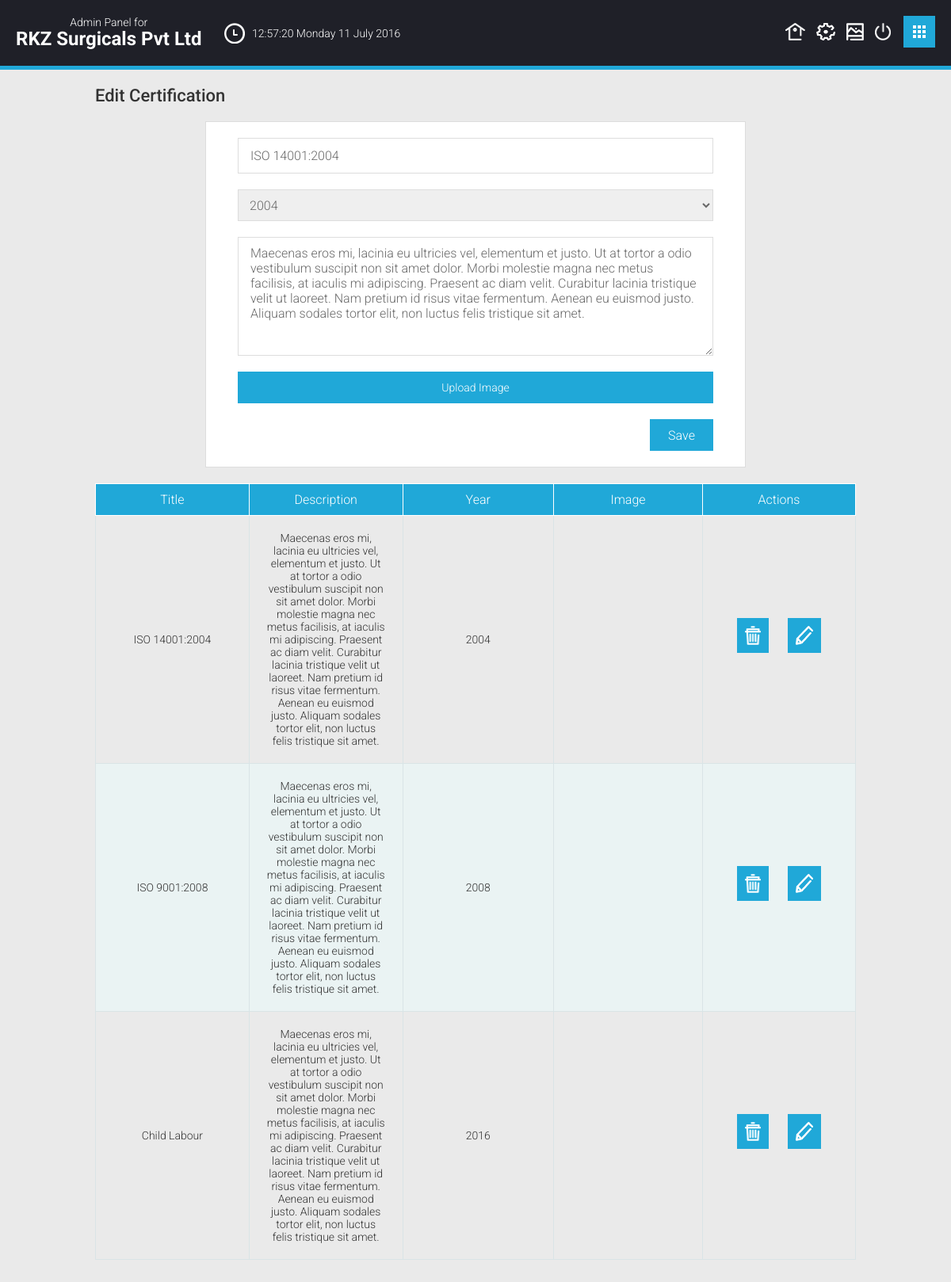
Screenshot of /admin/edit.php?page=certification&&id=1 (signed in) with the database file from the repository.
### tables this page shows
CREATE TABLE `certification` (
  `id` int(11) NOT NULL,
  `title` varchar(255) NOT NULL,
  `description` text NOT NULL,
  `year` varchar(255) NOT NULL,
  `url` varchar(255) NOT NULL
);

### admin/tables.php (the view, shortened to what this page needs)
<?php
function table ($table_name){
?>
	<?php if($table_name == 'certification'){ ?>
		<table width="100%" border="0" cellpadding="0" cellspacing="0">
			<tr>
				<th>Title</th>
				<th>Description</th>
				<th>Year</th>
				<th>Image</th>
				<th>Actions</th>
			</tr>
			<?php
				$query = mysql_query("SELECT * FROM certification");
				$count = mysql_num_rows($query);
				if($count > 0){
					while($rows = mysql_fetch_array($query)){
						$id = $rows['id'];
						$title = $rows['title'];
						$desc = $rows['description'];
						$year = $rows['year'];
						$url = $rows['url'];
			?>
				<tr>
					<td><?php if(!empty($title)){ echo $title; }else{ echo 'No Data Available'; } ?></td>
					<td><?php if(!empty($desc)){ echo $desc; }else{ echo 'No Data Available'; } ?></td>
					<td><?php if(!empty($year)){ echo $year; }else{ echo 'No Data Available'; } ?></td>
					<td><?php if(!empty($url)){ echo '<img src="../'.$url.'" alt="">'; }else{ echo 'No Data Available'; } ?></td>
					<td width="160">
						<a class="btn del" href="<?php echo $id ?>" data-rel="certification" title="Delete">Delete</a>
						<a class="btn edit" href="edit.php?page=certification&&id=<?php echo $id; ?>" title="Edit">Edit</a>
					</td>
				</tr>
				<?php }
				}?>
		</table>
	<?php } ?>
<?php } ?>

### admin/forms.php (shortened to what this page needs)
<?php function forms ($form_name, $page='', $id=''){ ?>
	<?php if($form_name == 'certification-add' || $form_name == 'certification-edit'){
		if($form_name == 'certification-edit'){
			$query = mysql_query("SELECT * FROM $page WHERE id = $id");
			$count = mysql_num_rows($query);
			if($count > 0){
				while($rows = mysql_fetch_array($query)){
					$title = $rows['title'];
					$desc = $rows['description'];
					$year = $rows['year'];
				}
			}
		}
		if($form_name == 'certification-add'){ ?>
			<h2>Add Certification</h2>
			<form class="edit-form certification-form" id="<?php echo $form_name; ?>" action="" method="post" enctype="multipart/form-data">
		<?php }else{ ?>
			<h2>Edit Certification</h2>
			<form class="edit-form certification-form" id="<?php echo $form_name; ?>" action="" method="post" enctype="multipart/form-data">
		<?php } ?>
				<fieldset>
					<input type="text" class="certification-title" name="certification-title" placeholder="Title" <?php if($form_name == 'certification-edit'){ echo 'value="'.$title.'"'; }?>>
					<select name="year" class="year">
						<?php
							$year_count = '1998';
							for($i='1'; $i<=20; $i++){
								$full_year = $i+$year_count;
								if($form_name == 'certification-add'){
									echo '<option value="'.$full_year.'">'.$full_year.'</option>';
								}else{
									if($year == $full_year){
										echo '<option selected value="'.$full_year.'">'.$full_year.'</option>';
									}else{
										echo '<option value="'.$full_year.'">'.$full_year.'</option>';
									}
								}
							}
						?>
					</select>
					<textarea class="certification-desc" name="certification-desc" placeholder="Description" cols="30" rows="10"><?php if($form_name == 'certification-edit'){ echo $desc; }?></textarea>
					<div class="file">
						<span class="file-btn">Upload Image</span>
					</div>
					<input type="submit" value="<?php if($form_name == 'certification-edit'){ echo 'Save'; }else{ echo 'Add'; }?>">
				</fieldset>
			</form>
	<?php } ?>
<?php } ?>

### admin/css/all.css (style rules this page uses)
* { max-height: 100000px; }
body { font: 300 14px/16px "Roboto", Arial, sans-serif; margin: 0; min-width: 960px; background:#eaeaea; padding:88px 0 0; }
a { text-decoration: none; color: #fff; }
input, textarea, select { font: 300 16px/19px "Roboto", Arial, sans-serif; vertical-align: middle; color: #696969; }
form, fieldset { margin: 0; padding: 0; border-style: none; }
.edit-form, .form-login { border: 1px solid #ddd; max-width: 600px; margin: 0 auto 20px; padding: 20px 40px; background: #fff; }
.edit-form .file { position:relative; margin:0 0 20px; }
.edit-form .file-btn { width: 100%; height: 40px; background: #20a8d8; border: none; padding: 0; margin: 0; display:block; cursor: pointer; color: #fff; line-height:40px; text-align:center; }
.edit-form input[type="email"], .edit-form input[type="text"], .edit-form input[type="password"], .form-login input[type="password"], .form-login input[type="text"] { width: 100%; height: 45px; border: 1px solid #ddd; padding: 5px 15px; margin: 0 0 20px; background: #fff; box-sizing: border-box; -webkit-box-sizing: border-box; -moz-box-sizing: border-box; display: block; }
.edit-form input[type="submit"], .form-login input[type="submit"] { width: 80px; height: 40px; background: #20a8d8; border: none; padding: 0; margin: 0; float: right; cursor: pointer; color: #fff; }
.edit-form textarea { width: 100% !important; height: 150px !important; border: 1px solid #ddd; padding: 10px 15px; margin: 0 0 20px; background: #fff; box-sizing: border-box; -webkit-box-sizing: border-box; -moz-box-sizing: border-box; display: block; }
.edit-form select { width: 100% !important; height: 40px !important; border: 1px solid #ddd; display: block; margin: 0 0 20px; padding: 5px 10px; }
#main h2 { font-weight:500; font-size:22px; line-height:25px; margin:0 0 20px; color:#333; }
#main table { width: 100%; text-align: center; color: #333; border: none; margin: 0 0 20px; overflow: auto; }
#main table tr:nth-child(2n+1) { background:#eaf3f3; }
#main table td:first-child { border-width:0 1px 1px 1px; }
#main table th:first-child { border-width:1px; }
#main table th { font-size: 16px; line-height: 19px; padding: 10px 0; border: solid #fff; border-width:1px 1px 1px 0; background:#20a8d8; font-weight:300; color:#fff; width: 200px; }
#main table td { border: solid #d9e4e6; border-width:0 1px 1px 0; padding: 20px; }
#main .btn.del { background:#20a8d8 url(../images/ico-del.png) no-repeat 50% 50%; width:20px; height:24px; background-size:20px 24px; }
#main .btn.edit { background:#20a8d8 url(../images/ico-edit.png) no-repeat 50% 50%; width:22px; height:24px; background-size:22px 24px; }
#main .btn { overflow:hidden; text-indent:-9999px; display:inline-block; vertical-align:middle; margin:0 10px 10px; padding:10px; }

### rows the page displays
certification: certification-title "ISO 14001:2004", year "2004", certification-desc "Maecenas eros mi, lacinia eu ultricies vel, elementum et justo. Ut at tortor a odio vestibulum suscipit non sit amet dolor. Morbi molestie magna nec metus facilisis, at iaculis mi adipiscing. Praesent ac diam velit. Curabitur lacinia tristique velit ut laoreet. Nam pretium id risus vitae fermentum. Aenean eu euismod justo. Aliquam sodales tortor elit, non luctus felis tristique sit amet.", title "ISO 14001:2004", description "Maecenas eros mi, lacinia eu ultricies vel, elementum et justo. Ut at tortor a odio vestibulum suscipit non sit amet dolor. Morbi molestie magna nec metus facilisis, at iaculis mi adipiscing. Praesent ac diam velit. Curabitur lacinia tristique velit ut laoreet. Nam pretium id risus vitae fermentum. Aenean eu euismod justo. Aliquam sodales tortor elit, non luctus felis tristique sit amet."
certification: title "ISO 9001:2008", description "Maecenas eros mi, lacinia eu ultricies vel, elementum et justo. Ut at tortor a odio vestibulum suscipit non sit amet dolor. Morbi molestie magna nec metus facilisis, at iaculis mi adipiscing. Praesent ac diam velit. Curabitur lacinia tristique velit ut laoreet. Nam pretium id risus vitae fermentum. Aenean eu euismod justo. Aliquam sodales tortor elit, non luctus felis tristique sit amet.", year "2008"
certification: title "Child Labour", description "Maecenas eros mi, lacinia eu ultricies vel, elementum et justo. Ut at tortor a odio vestibulum suscipit non sit amet dolor. Morbi molestie magna nec metus facilisis, at iaculis mi adipiscing. Praesent ac diam velit. Curabitur lacinia tristique velit ut laoreet. Nam pretium id risus vitae fermentum. Aenean eu euismod justo. Aliquam sodales tortor elit, non luctus felis tristique sit amet.", year "2016"
